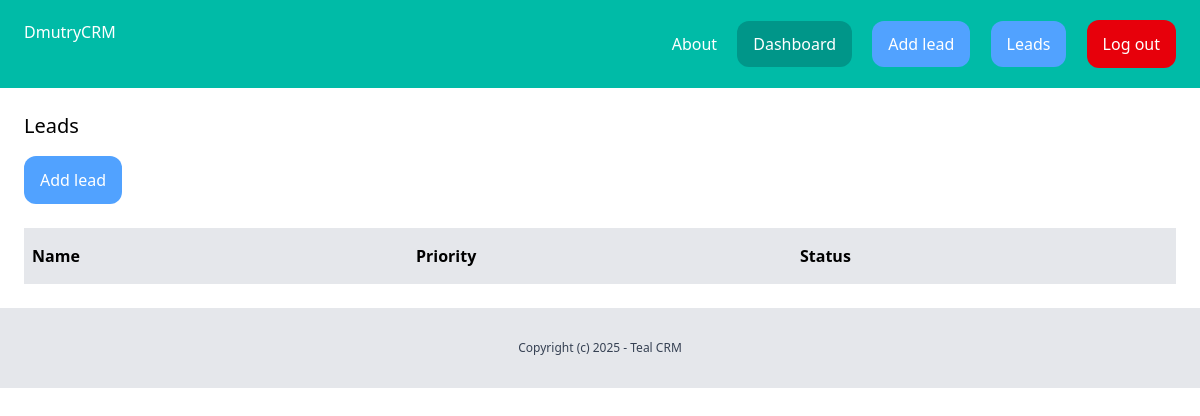
The app's page /dashboard/leads/ (signed in), older data.
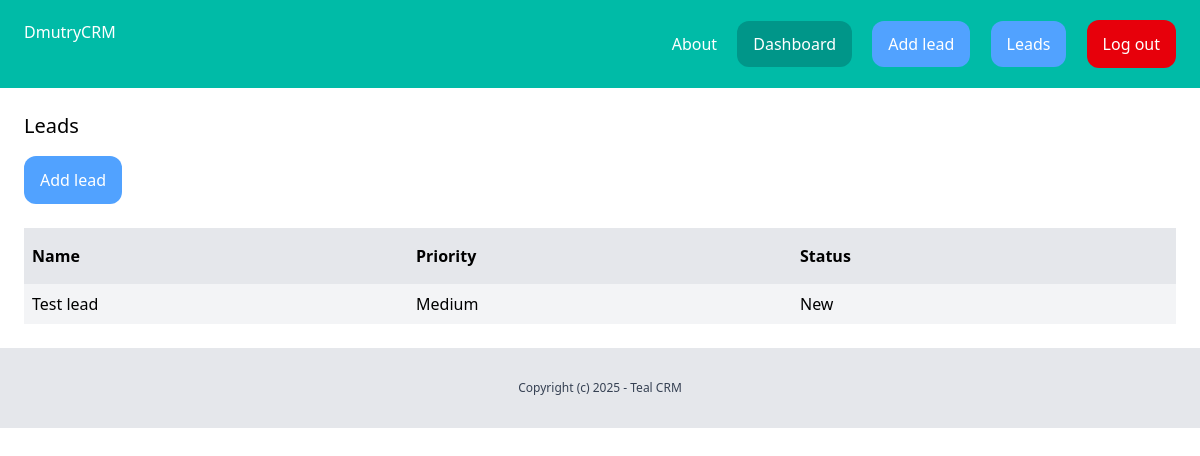
The same page, newer data.
### lead/models.py (models this page shows, shortened)
class Lead(models.Model):
    LOW = 'low'
    MEDIUM = 'medium'
    HIGH = 'high'
    CHOICES_PRIORITY = (
        (LOW, 'Low'),
        (MEDIUM, 'Medium'),
        (HIGH, 'High')
    )
    NEW = 'new'
    CONTACTED = 'contacted'
    WON = 'won'
    LOST = 'lost'
    CHOICES_STATUS = (
        (NEW, 'New'),
        (CONTACTED, 'Contacted'),
        (WON, 'Won'),
        (LOST, 'Lost'),
    )
    name = models.CharField(max_length = 255)
    email = models.CharField()
    description = models.TextField(blank=True, null=True)
    priority = models.CharField(max_length=10, choices=CHOICES_PRIORITY, default=MEDIUM)
    status = models.CharField(max_length=10, choices=CHOICES_STATUS, default=NEW)
    create_by = models.ForeignKey(User, related_name='leads', on_delete=models.CASCADE)
    create_at = models.DateTimeField(auto_now_add=True)
    modified_at = models.DateTimeField(auto_now=True)

### lead/views.py (the view)
# urls.py: path('', views.leads_list, name='leads_list'),
@login_required
def leads_list(request):
    leads = Lead.objects.filter(create_by=request.user)
    return render(request, 'lead/leads_list.html',{
        'leads' : leads
    })

### lead/templates/lead/leads_list.html (shortened to what this page needs)
{% extends 'core/base.html' %}
{% block content%}
    <div class="py-6 px-6">
        <h1 class= "mb-4 text-xl">Leads</h1>
        <a href="{% url 'add_lead'%}" class="inline-block py-3 px-4 bg-blue-400 rounded-xl text-white">Add lead</a>
        <div class="mt-6 flex justify-between">
            <p class="py-4 px-2 bg-gray-200 font-semibold w-full"> Name</p>
            <p class="py-4 px-2 bg-gray-200 font-semibold w-full">Priority</p>
            <p class="py-4 px-2 bg-gray-200 font-semibold w-full">Status</p>
        </div>
        {% for lead in leads %}
            <div class="flex justify-between">
                <p class="py-2 px-2 w-full {% cycle 'bg-gray-100' ''%}">
                    <a href="{% url 'leads_detail' lead.id %}">{{ lead.name }}</a>
                </p>
                <p class="py-2 px-2 w-full {% cycle 'bg-gray-100' ''%}">{{ lead.get_priority_display }}</p>
                <p class="py-2 px-2 w-full {% cycle 'bg-gray-100' ''%}">{{ lead.get_status_display }}</p>
            </div>
        {% endfor %}
    </div>
{% endblock %}

Row changes from the older to the newer data that the page shows:
added Lead: name "Test lead", priority "Medium", status "New"
